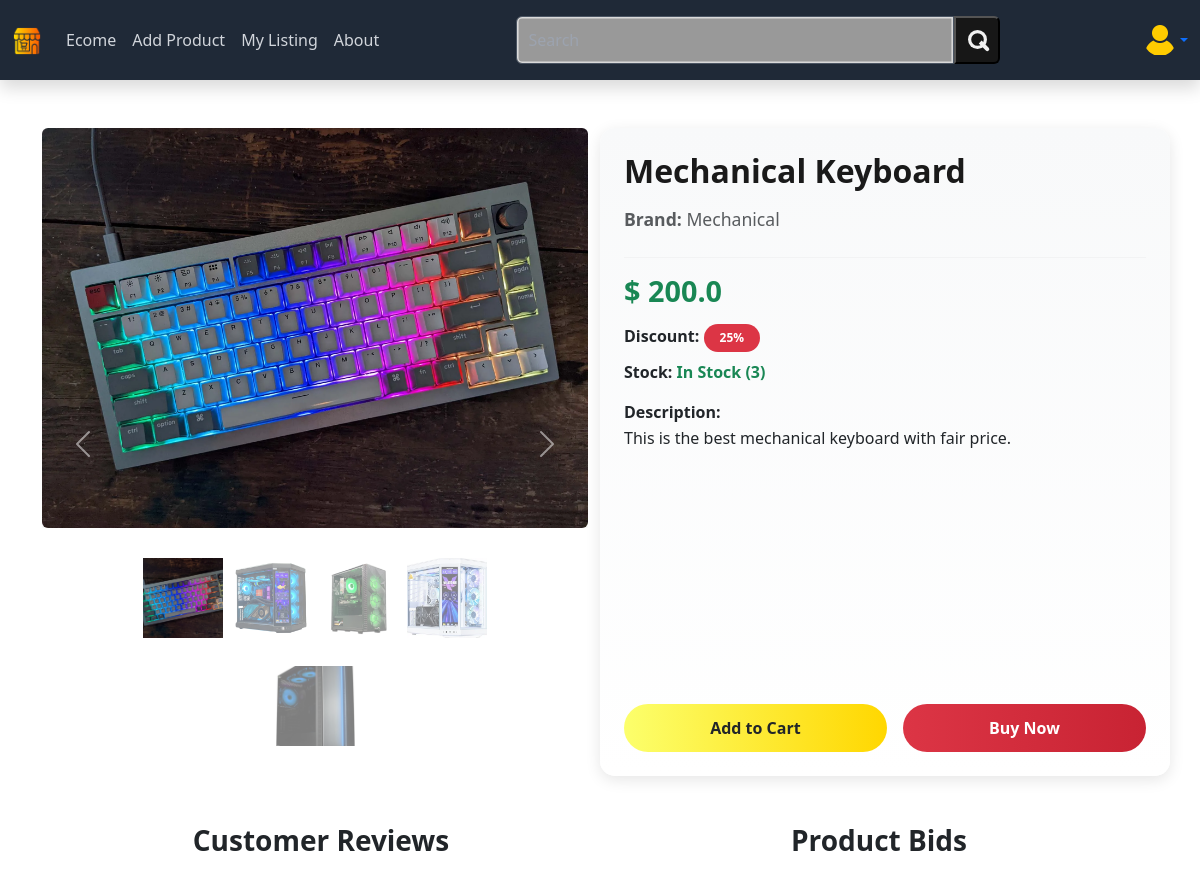
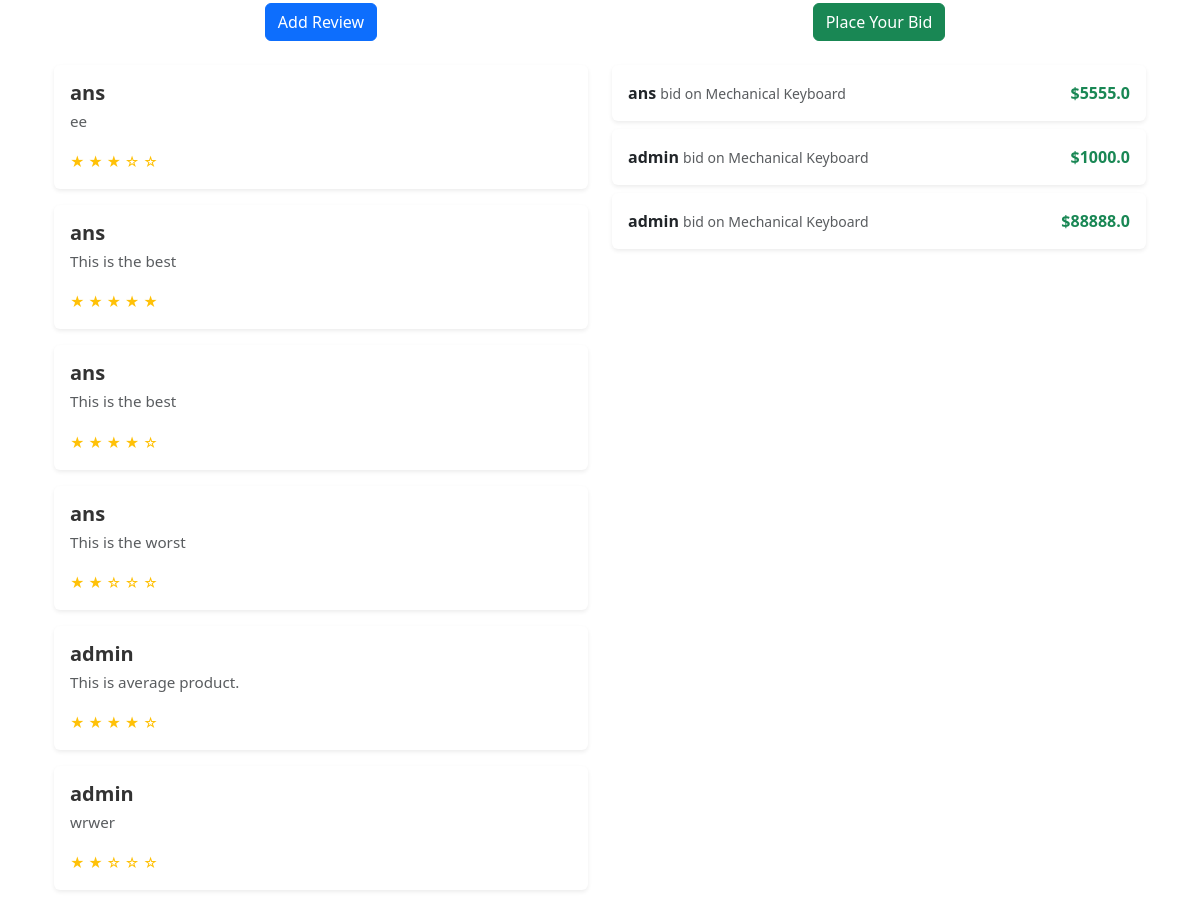
The page /product/4/ (signed in) on the database its author committed (2 pictures, top to bottom).
### product/models.py (models this page shows, shortened)
class Product(models.Model):
    user = models.ForeignKey(User, on_delete=models.CASCADE, null=True, blank=True)
    name = models.CharField(("Name"), max_length=100)
    image = models.ImageField(("Image"), upload_to='product_images/')
    image1 = models.ImageField(upload_to='product_images/', null=True, blank=True)
    image2 = models.ImageField(upload_to='product_images/', null=True, blank=True)
    image3 = models.ImageField(upload_to='product_images/', null=True, blank=True)
    image4 = models.ImageField(upload_to='product_images/', null=True, blank=True)
    brand = models.CharField(("Brand"),max_length=100)
    price = models.FloatField(("Price"), max_length=100)
    discount = models.IntegerField(("Discount"))
    stock = models.PositiveIntegerField(default=0)
    description = models.TextField(("Description"))

class Review(models.Model):
    product = models.ForeignKey(Product, on_delete=models.CASCADE, related_name="reviews")
    user = models.ForeignKey(User, on_delete=models.CASCADE, related_name="reviews")
    name = models.CharField(max_length=100)
    rating = models.PositiveIntegerField(default=1)  # 1–5 stars
    comment = models.TextField(blank=True, null=True)
    created_at = models.DateTimeField(auto_now_add=True)

class Bidding(models.Model):
    product = models.ForeignKey(Product, on_delete=models.CASCADE, related_name="bids")
    user = models.ForeignKey(User, on_delete=models.CASCADE, related_name="bids")
    amount = models.FloatField()
    created_at = models.DateTimeField(auto_now_add=True)

### product/views.py (the view)
# urls.py: path("product/<int:id>/", views.product_detail, name="product_detail"),
def product_detail(request, id):
    product = get_object_or_404(Product, id=id)
    reviews = product.reviews.all()  # 🔹 related_name="reviews" hai Review model me
    bids = product.bids.all()  # 🔹 related_name="bidding" hai Bidding model me
    return render(request, "product/product_detail.html", {
        "product": product,
        "reviews": reviews,
        "bids": bids,
    })

### templates/product/product_detail.html (shortened to what this page needs)
{% extends "base.html" %}
{% block content %}
<div class="row mt-5">
  <div class="col-md-6">
  <div id="productImagesCarousel" class="carousel slide">
    <div class="carousel-inner">
      {% if product.image %}
      <div class="carousel-item active">
        <img src="{{ product.image.url }}" class="d-block w-100 rounded shadow-sm" style="height:400px; object-fit:cover;" alt="{{ product.name }}">
      </div>
      {% endif %}
    </div>
    <button class="carousel-control-prev" type="button" data-bs-target="#productImagesCarousel" data-bs-slide="prev">
      <span class="carousel-control-prev-icon"></span>
    </button>
    <button class="carousel-control-next" type="button" data-bs-target="#productImagesCarousel" data-bs-slide="next">
      <span class="carousel-control-next-icon"></span>
    </button>
    <div class="carousel-indicators mt-3 position-static d-flex flex-wrap justify-content-center">
      {% if product.image %}
      <img src="{{ product.image.url }}" data-bs-target="#productImagesCarousel" data-bs-slide-to="0" class="active rounded m-1" style="width:80px; height:80px; object-fit:cover; cursor:pointer;">
      {% endif %}
      {% if product.image1 %}
      <img src="{{ product.image1.url }}" data-bs-target="#productImagesCarousel" data-bs-slide-to="1" class="rounded m-1" style="width:80px; height:80px; object-fit:cover; cursor:pointer;">
      {% endif %}
      {% if product.image2 %}
      <img src="{{ product.image2.url }}" data-bs-target="#productImagesCarousel" data-bs-slide-to="2" class="rounded m-1" style="width:80px; height:80px; object-fit:cover; cursor:pointer;">
      {% endif %}
      {% if product.image3 %}
      <img src="{{ product.image3.url }}" data-bs-target="#productImagesCarousel" data-bs-slide-to="3" class="rounded m-1" style="width:80px; height:80px; object-fit:cover; cursor:pointer;">
      {% endif %}
      {% if product.image4 %}
      <img src="{{ product.image4.url }}" data-bs-target="#productImagesCarousel" data-bs-slide-to="4" class="rounded m-1" style="width:80px; height:80px; object-fit:cover; cursor:pointer;">
      {% endif %}
    </div>
  </div>
</div>
  <div class="col-md-6 d-flex flex-column p-4" style="background: linear-gradient(180deg, #f8f9fa 0%, #ffffff 100%); border-radius: 15px; box-shadow: 0 4px 15px rgba(0, 0, 0, 0.1);">
    <h2 class="fw-bold mb-3" style="font-size: 2rem; color: #1a1a1a;">{{ product.name }}</h2>
    <p class="text-muted mb-2" style="font-size: 1.1rem;"><strong>Brand:</strong> {{ product.brand }}</p>
    <hr style="border-color: rgba(0, 0, 0, 0.1);">
    <h3 class="text-success mb-3" style="font-size: 1.8rem; font-weight: 700;">$ {{ product.price }}</h3>
    <p class="mb-2" style="font-size: 1rem;"><strong>Discount:</strong> <span class="badge bg-danger rounded-pill px-3 py-2">{{ product.discount }}%</span></p>
    <p class="mb-3" style="font-size: 1rem;"><strong>Stock:</strong>
      {% if product.stock > 0 %}
        <span class="text-success fw-bold">In Stock ({{ product.stock }})</span>
      {% else %}
        <span class="text-danger fw-bold">Out of Stock</span>
      {% endif %}
    </p>
    <p class="mb-4" style="font-size: 1rem; line-height: 1.6;"><strong>Description:</strong><br>{{ product.description|default:"No description available." }}</p>
    <div class="mt-auto d-flex gap-3">
      <a href="#"
         class="btn btn-warning text-dark fw-bold rounded-pill flex-grow-1"
         style="background: linear-gradient(90deg, #FCFF6C 0%, #FFD700 100%); border: none; padding: 12px 0; transition: background 0.3s ease, transform 0.2s ease;">
        Add to Cart
      </a>
      <a href="#"
         class="btn btn-danger fw-bold rounded-pill flex-grow-1"
         style="background: linear-gradient(90deg, #dc3545 0%, #c82333 100%); border: none; padding: 12px 0; transition: background 0.3s ease, transform 0.2s ease;">
        Buy Now
      </a>
    </div>
  </div>
</div>
<div class="container my-5">
  <div class="row">
    <div class="col-md-6">
      <h3 class="mb-4 fw-bold text-center">Customer Reviews</h3>
      <div class="mt-3 text-center">
        <a href="{% url 'add_review' product.id %}" class="btn btn-primary">
          Add Review
        </a>
      </div>
      <br>
      {% for review in reviews %}
      <div class="card mb-3 shadow-sm border-0">
        <div class="card-body">
          <h5 class="card-title mb-1 fw-semibold">{{ review.user.username }}</h5>
          <p class="card-text text-muted">{{ review.comment }}</p>
          <small class="text-warning">
            {% for i in "12345"|make_list %}
              {% if forloop.counter <= review.rating %}★{% else %}☆{% endif %}
            {% endfor %}
          </small>
        </div>
      </div>
      {% empty %}
      <p class="text-center text-muted">No reviews yet.</p>
      {% endfor %}
    </div>
    <div class="col-md-6">
  <h3 class="mb-4 fw-bold text-center">Product Bids</h3>
  <div class="mt-3 text-center">
    <a href="{% url 'add_bid' product.id %}" class="btn btn-success">Place Your Bid</a>
  </div>
  <div class="mt-4">
    {% for bid in bids %}
    <div class="card mb-2 shadow-sm border-0">
      <div class="card-body d-flex justify-content-between align-items-center">
        <div>
          <span class="fw-semibold">{{ bid.user.username }}</span>
          <small class="text-muted">bid on {{ bid.product.name }}</small>
        </div>
        <span class="text-success fw-bold">${{ bid.amount }}</span>
      </div>
    </div>
    {% empty %}
    <p class="text-center text-muted mt-3">No bidding yet.</p>
    {% endfor %}
  </div>
</div>
  </div>
</div>
{% endblock %}

### templates/product/product_detail.html (style rules this page uses)
.card-title { color: #333; }
.card-text { font-size: 0.95rem; line-height: 1.6; }

### rows shown on the page
Product: image (picture), image1 (picture), image2 (picture), image3 (picture), image4 (picture), name "Mechanical Keyboard", brand "Mechanical", price "200.0", discount "25", stock "3", description "This is the best mechanical keyboard with fair price."
Review: user.username "ans", comment "ee", rating 3 (drawn)
Review: user.username "ans", comment "This is the best", rating 5 (drawn)
Review: user.username "ans", comment "This is the best", rating 4 (drawn)
Review: user.username "ans", comment "This is the worst", rating 2 (drawn)
Review: user.username "admin", comment "This is average product.", rating 4 (drawn)
Review: user.username "admin", comment "wrwer", rating 2 (drawn)
Bidding: user.username "ans", product.name "Mechanical Keyboard", amount "5555.0"
Bidding: user.username "admin", product.name "Mechanical Keyboard", amount "1000.0"
Bidding: user.username "admin", product.name "Mechanical Keyboard", amount "88888.0"
